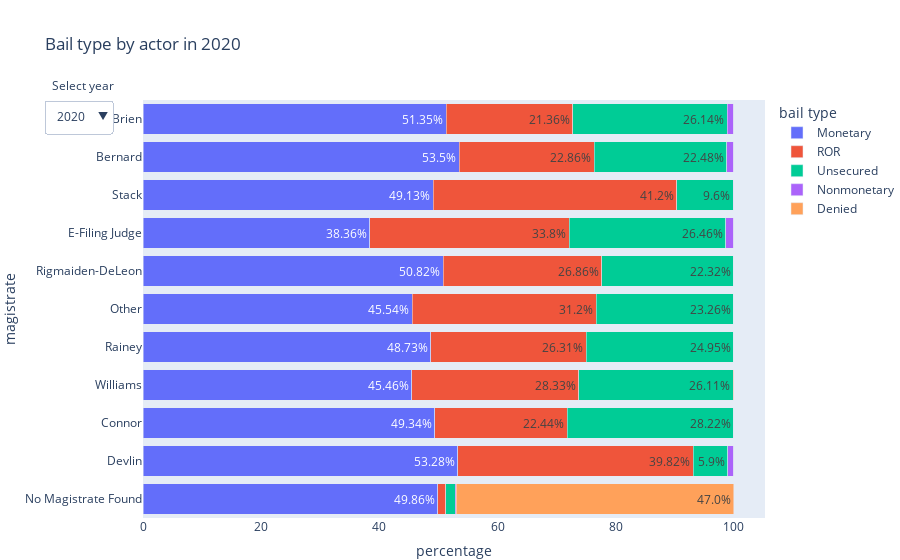

The cell this chart's notebook holds for it:
### Code cell
# Initialize figure
fig = go.Figure()

##### add traces for 2020
for i in range(5):
    
    # text
    text = [str(item)+"%"  if item > 5 else "" for item in data_2020[i]]
    
    # hover text
    # include monetary bail
    if i == 0: 
        hovertext = ["name: " + name + "<br>"
                 + "percentage: " + str(perct) + "%" + "<br>"
                 + "case count: " + str(case) + " / " + str(total) + "<br>"
                 + "total monetary bail amount set: " + str(amount) 
                 for name, perct, case, total, amount in zip(names_2020, data_2020[i], count_2020[i], total_2020, bail_set_2020)]
    else:
        hovertext = ["name: " + name + "<br>"
                 + "percentage: " + str(perct) + "%" + "<br>"
                 + "case count: " + str(case) + " / " + str(total)
                 for name, perct, case, total in zip(names_2020, data_2020[i], count_2020[i], total_2020)]
        
    fig.add_trace(go.Bar(
        y = names_2020,
        x = data_2020[i],
        text = text,
        textposition = "inside",
        name = bail_type[i],
        hoverinfo = 'text',
        hovertext = hovertext,
        orientation = 'h'))
    
##### add traces for 2021
for i in range(5):
    
    # text
    text = [str(item)+"%"  if item > 5 else "" for item in data_2021[i]]
    
    # hover text
    # include monetary bail
    if i == 0: 
        hovertext = ["name: " + name + "<br>"
                 + "percentage: " + str(perct) + "%" + "<br>"
                 + "case count: " + str(case) + " / " + str(total) + "<br>"
                 + "total monetary bail amount set: " + str(amount) 
                 for name, perct, case, total, amount in zip(names_2021, data_2021[i], count_2021[i], total_2021, bail_set_2021)]
    else:
        hovertext = ["name: " + name + "<br>"
                 + "percentage: " + str(perct) + "%" + "<br>"
                 + "case count: " + str(case) + " / " + str(total)
                 for name, perct, case, total in zip(names_2021, data_2021[i], count_2021[i], total_2021)]
        
    fig.add_trace(go.Bar(
        y = names_2021,
        x = data_2021[i],
        text = text,
        textposition = "inside",
        name = bail_type[i],
        hoverinfo = 'text',
        hovertext = hovertext,
        orientation = 'h',
        visible = False # hide in initial plot
        ))

fig.update_layout(barmode='stack',
                 legend = {'traceorder': 'normal'},
                 xaxis_title="percentage",
                 yaxis_title="magistrate",
                 legend_title="bail type")
    
# update
fig.update_layout(
    updatemenus=[
        dict(
            active=0,
            buttons=list([
                dict(label="2020",
                     method="update",
                     args=[{"visible": [True, True, True, True, True, False, False, False, False, False]},
                           {"title": "Bail type by actor in 2020"}]),
                dict(label="2021",
                     method="update",
                     args=[{"visible": [False, False, False, False, False, True, True, True, True, True]},
                           {"title": "Bail type by actor in 2021"}])
            ]),
        )
        
    ])


fig.update_layout(
    annotations=[
        dict(text="Select year", x=-0.15, xref="paper", y=1.06, yref="paper",
                             align="left", showarrow=False)
    ])

# Update plot sizing
fig.update_layout(
    margin=dict(t=100, b=0, l=0, r=0),
    title = "Bail type by actor in 2020"
)


fig.show()

### Figure 1 — Plotly figure (JSON) as saved in the notebook; plotly's stock layout.template omitted (floating-point values rounded to 4 significant figures)
{"data": [{"hoverinfo": "text", "hovertext": ["name: No Magistrate Found<br>percentage: 49.86%<br>case count: 366 / 734<br>total monetary bail amount set: $60,819", "name: Devlin<br>percentage: 53.28%<br>case count: 479 / 899<br>total monetary bail amount set: $50,214", "name: Connor<br>percentage: 49.34%<br>case count: 486 / 985<br>total monetary bail amount set: $93,792", "name: Williams<br>percentage: 45.46%<br>case count: 451 / 992<br>total monetary bail amount set: $43,290", "name: Rainey<br>percentage: 48.73%<br>case count: 539 / 1106<br>total monetary bail amount set: $57,307", "name: Other<br>percentage: 45.54%<br>case count: 556 / 1221<br>total monetary bail amount set: $nan", "name: Rigmaiden-DeLeon<br>percentage: 50.82%<br>case count: 895 / 1761<br>total monetary bail amount set: $96,682", "name: E-Filing Judge<br>percentage: 38.36%<br>case count: 1338 / 3488<br>total monetary bail amount set: $151,629", "name: Stack<br>percentage: 49.13%<br>case count: 1996 / 4063<br>total monetary bail amount set: $178,375", "name: Bernard<br>percentage: 53.5%<br>case count: 2385 / 4458<br>total monetary bail amount set: $503,404", "name: O'Brien<br>percentage: 51.35%<br>case count: 2320 / 4518<br>total monetary bail amount set: $264,058"], "name": "Monetary", "orientation": "h", "text": ["49.86%", "53.28%", "49.34%", "45.46%", "48.73%", "45.54%", "50.82%", "38.36%", "49.13%", "53.5%", "51.35%"], "textposition": "inside", "type": "bar", "x": [49.86, 53.28, 49.34, 45.46, 48.73, 45.54, 50.82, 38.36, 49.13, 53.5, 51.35], "y": ["No Magistrate Found", "Devlin", "Connor", "Williams", "Rainey", "Other", "Rigmaiden-DeLeon", "E-Filing Judge", "Stack", "Bernard", "O'Brien"]}, {"hoverinfo": "text", "hovertext": ["name: No Magistrate Found<br>percentage: 1.36%<br>case count: 10 / 734", "name: Devlin<br>percentage: 39.82%<br>case count: 358 / 899", "name: Connor<br>percentage: 22.44%<br>case count: 221 / 985", "name: Williams<br>percentage: 28.33%<br>case count: 281 / 992", "name: Rainey<br>percentage: 26.31%<br>case count: 291 / 1106", "name: Other<br>percentage: 31.2%<br>case count: 381 / 1221", "name: Rigmaiden-DeLeon<br>percentage: 26.86%<br>case count: 473 / 1761", "name: E-Filing Judge<br>percentage: 33.8%<br>case count: 1179 / 3488", "name: Stack<br>percentage: 41.2%<br>case count: 1674 / 4063", "name: Bernard<br>percentage: 22.86%<br>case count: 1019 / 4458", "name: O'Brien<br>percentage: 21.36%<br>case count: 965 / 4518"], "name": "ROR", "orientation": "h", "text": ["", "39.82%", "22.44%", "28.33%", "26.31%", "31.2%", "26.86%", "33.8%", "41.2%", "22.86%", "21.36%"], "textposition": "inside", "type": "bar", "x": [1.36, 39.82, 22.44, 28.33, 26.31, 31.2, 26.86, 33.8, 41.2, 22.86, 21.36], "y": ["No Magistrate Found", "Devlin", "Connor", "Williams", "Rainey", "Other", "Rigmaiden-DeLeon", "E-Filing Judge", "Stack", "Bernard", "O'Brien"]}, {"hoverinfo": "text", "hovertext": ["name: No Magistrate Found<br>percentage: 1.63%<br>case count: 12 / 734", "name: Devlin<br>percentage: 5.9%<br>case count: 53 / 899", "name: Connor<br>percentage: 28.22%<br>case count: 278 / 985", "name: Williams<br>percentage: 26.11%<br>case count: 259 / 992", "name: Rainey<br>percentage: 24.95%<br>case count: 276 / 1106", "name: Other<br>percentage: 23.26%<br>case count: 284 / 1221", "name: Rigmaiden-DeLeon<br>percentage: 22.32%<br>case count: 393 / 1761", "name: E-Filing Judge<br>percentage: 26.46%<br>case count: 923 / 3488", "name: Stack<br>percentage: 9.6%<br>case count: 390 / 4063", "name: Bernard<br>percentage: 22.48%<br>case count: 1002 / 4458", "name: O'Brien<br>percentage: 26.14%<br>case count: 1181 / 4518"], "name": "Unsecured", "orientation": "h", "text": ["", "5.9%", "28.22%", "26.11%", "24.95%", "23.26%", "22.32%", "26.46%", "9.6%", "22.48%", "26.14%"], "textposition": "inside", "type": "bar", "x": [1.63, 5.9, 28.22, 26.11, 24.95, 23.26, 22.32, 26.46, 9.6, 22.48, 26.14], "y": ["No Magistrate Found", "Devlin", "Connor", "Williams", "Rainey", "Other", "Rigmaiden-DeLeon", "E-Filing Judge", "Stack", "Bernard", "O'Brien"]}, {"hoverinfo": "text", "hovertext": ["name: No Magistrate Found<br>percentage: 0.14%<br>case count: 1 / 734", "name: Devlin<br>percentage: 1.0%<br>case count: 9 / 899", "name: Connor<br>percentage: 0.0%<br>case count: 0 / 985", "name: Williams<br>percentage: 0.0%<br>case count: 0 / 992", "name: Rainey<br>percentage: 0.0%<br>case count: 0 / 1106", "name: Other<br>percentage: 0.0%<br>case count: 0 / 1221", "name: Rigmaiden-DeLeon<br>percentage: 0.0%<br>case count: 0 / 1761", "name: E-Filing Judge<br>percentage: 1.38%<br>case count: 48 / 3488", "name: Stack<br>percentage: 0.07%<br>case count: 3 / 4063", "name: Bernard<br>percentage: 1.17%<br>case count: 52 / 4458", "name: O'Brien<br>percentage: 1.15%<br>case count: 52 / 4518"], "name": "Nonmonetary", "orientation": "h", "text": ["", "", "", "", "", "", "", "", "", "", ""], "textposition": "inside", "type": "bar", "x": [0.14, 1, 0, 0, 0, 0, 0, 1.38, 0.07, 1.17, 1.15], "y": ["No Magistrate Found", "Devlin", "Connor", "Williams", "Rainey", "Other", "Rigmaiden-DeLeon", "E-Filing Judge", "Stack", "Bernard", "O'Brien"]}, {"hoverinfo": "text", "hovertext": ["name: No Magistrate Found<br>percentage: 47.0%<br>case count: 345 / 734", "name: Devlin<br>percentage: 0.0%<br>case count: 0 / 899", "name: Connor<br>percentage: 0.0%<br>case count: 0 / 985", "name: Williams<br>percentage: 0.1%<br>case count: 1 / 992", "name: Rainey<br>percentage: 0.0%<br>case count: 0 / 1106", "name: Other<br>percentage: 0.0%<br>case count: 0 / 1221", "name: Rigmaiden-DeLeon<br>percentage: 0.0%<br>case count: 0 / 1761", "name: E-Filing Judge<br>percentage: 0.0%<br>case count: 0 / 3488", "name: Stack<br>percentage: 0.0%<br>case count: 0 / 4063", "name: Bernard<br>percentage: 0.0%<br>case count: 0 / 4458", "name: O'Brien<br>percentage: 0.0%<br>case count: 0 / 4518"], "name": "Denied", "orientation": "h", "text": ["47.0%", "", "", "", "", "", "", "", "", "", ""], "textposition": "inside", "type": "bar", "x": [47, 0, 0, 0.1, 0, 0, 0, 0, 0, 0, 0], "y": ["No Magistrate Found", "Devlin", "Connor", "Williams", "Rainey", "Other", "Rigmaiden-DeLeon", "E-Filing Judge", "Stack", "Bernard", "O'Brien"]}, {"hoverinfo": "text", "hovertext": ["name: E-Filing Judge<br>percentage: 100.0%<br>case count: 1 / 1<br>total monetary bail amount set: $0", "name: Caudo<br>percentage: 55.0%<br>case count: 11 / 20<br>total monetary bail amount set: $2,760", "name: No Magistrate Found<br>percentage: 0.85%<br>case count: 1 / 117<br>total monetary bail amount set: $12", "name: Williams<br>percentage: 60.47%<br>case count: 231 / 382<br>total monetary bail amount set: $27,260", "name: O'Brien<br>percentage: 55.26%<br>case count: 268 / 485<br>total monetary bail amount set: $38,876", "name: Bernard<br>percentage: 64.2%<br>case count: 590 / 919<br>total monetary bail amount set: $152,485", "name: Rigmaiden-DeLeon<br>percentage: 50.98%<br>case count: 492 / 965<br>total monetary bail amount set: $48,602", "name: Connor<br>percentage: 47.95%<br>case count: 467 / 974<br>total monetary bail amount set: $113,516", "name: Rainey<br>percentage: 49.81%<br>case count: 514 / 1032<br>total monetary bail amount set: $83,153", "name: Stack<br>percentage: 60.78%<br>case count: 682 / 1122<br>total monetary bail amount set: $69,622"], "name": "Monetary", "orientation": "h", "text": ["100.0%", "55.0%", "", "60.47%", "55.26%", "64.2%", "50.98%", "47.95%", "49.81%", "60.78%"], "textposition": "inside", "type": "bar", "visible": false, "x": [100, 55, 0.85, 60.47, 55.26, 64.2, 50.98, 47.95, 49.81, 60.78], "y": ["E-Filing Judge", "Caudo", "No Magistrate Found", "Williams", "O'Brien", "Bernard", "Rigmaiden-DeLeon", "Connor", "Rainey", "Stack"]}, {"hoverinfo": "text", "hovertext": ["name: E-Filing Judge<br>percentage: 0.0%<br>case count: 0 / 1", "name: Caudo<br>percentage: 10.0%<br>case count: 2 / 20", "name: No Magistrate Found<br>percentage: 0.0%<br>case count: 0 / 117", "name: Williams<br>percentage: 18.85%<br>case count: 72 / 382", "name: O'Brien<br>percentage: 16.08%<br>case count: 78 / 485", "name: Bernard<br>percentage: 14.58%<br>case count: 134 / 919", "name: Rigmaiden-DeLeon<br>percentage: 24.56%<br>case count: 237 / 965", "name: Connor<br>percentage: 23.92%<br>case count: 233 / 974", "name: Rainey<br>percentage: 27.52%<br>case count: 284 / 1032", "name: Stack<br>percentage: 34.67%<br>case count: 389 / 1122"], "name": "ROR", "orientation": "h", "text": ["", "10.0%", "", "18.85%", "16.08%", "14.58%", "24.56%", "23.92%", "27.52%", "34.67%"], "textposition": "inside", "type": "bar", "visible": false, "x": [0, 10, 0, 18.85, 16.08, 14.58, 24.56, 23.92, 27.52, 34.67], "y": ["E-Filing Judge", "Caudo", "No Magistrate Found", "Williams", "O'Brien", "Bernard", "Rigmaiden-DeLeon", "Connor", "Rainey", "Stack"]}, {"hoverinfo": "text", "hovertext": ["name: E-Filing Judge<br>percentage: 0.0%<br>case count: 0 / 1", "name: Caudo<br>percentage: 35.0%<br>case count: 7 / 20", "name: No Magistrate Found<br>percentage: 0.0%<br>case count: 0 / 117", "name: Williams<br>percentage: 20.68%<br>case count: 79 / 382", "name: O'Brien<br>percentage: 28.45%<br>case count: 138 / 485", "name: Bernard<br>percentage: 21.22%<br>case count: 195 / 919", "name: Rigmaiden-DeLeon<br>percentage: 24.46%<br>case count: 236 / 965", "name: Connor<br>percentage: 28.13%<br>case count: 274 / 974", "name: Rainey<br>percentage: 22.67%<br>case count: 234 / 1032", "name: Stack<br>percentage: 4.55%<br>case count: 51 / 1122"], "name": "Unsecured", "orientation": "h", "text": ["", "35.0%", "", "20.68%", "28.45%", "21.22%", "24.46%", "28.13%", "22.67%", ""], "textposition": "inside", "type": "bar", "visible": false, "x": [0, 35, 0, 20.68, 28.45, 21.22, 24.46, 28.13, 22.67, 4.55], "y": ["E-Filing Judge", "Caudo", "No Magistrate Found", "Williams", "O'Brien", "Bernard", "Rigmaiden-DeLeon", "Connor", "Rainey", "Stack"]}, {"hoverinfo": "text", "hovertext": ["name: E-Filing Judge<br>percentage: 0.0%<br>case count: 0 / 1", "name: Caudo<br>percentage: 0.0%<br>case count: 0 / 20", "name: No Magistrate Found<br>percentage: 0.0%<br>case count: 0 / 117", "name: Williams<br>percentage: 0.0%<br>case count: 0 / 382", "name: O'Brien<br>percentage: 0.21%<br>case count: 1 / 485", "name: Bernard<br>percentage: 0.0%<br>case count: 0 / 919", "name: Rigmaiden-DeLeon<br>percentage: 0.0%<br>case count: 0 / 965", "name: Connor<br>percentage: 0.0%<br>case count: 0 / 974", "name: Rainey<br>percentage: 0.0%<br>case count: 0 / 1032", "name: Stack<br>percentage: 0.0%<br>case count: 0 / 1122"], "name": "Nonmonetary", "orientation": "h", "text": ["", "", "", "", "", "", "", "", "", ""], "textposition": "inside", "type": "bar", "visible": false, "x": [0, 0, 0, 0, 0.21, 0, 0, 0, 0, 0], "y": ["E-Filing Judge", "Caudo", "No Magistrate Found", "Williams", "O'Brien", "Bernard", "Rigmaiden-DeLeon", "Connor", "Rainey", "Stack"]}, {"hoverinfo": "text", "hovertext": ["name: E-Filing Judge<br>percentage: 0.0%<br>case count: 0 / 1", "name: Caudo<br>percentage: 0.0%<br>case count: 0 / 20", "name: No Magistrate Found<br>percentage: 99.15%<br>case count: 116 / 117", "name: Williams<br>percentage: 0.0%<br>case count: 0 / 382", "name: O'Brien<br>percentage: 0.0%<br>case count: 0 / 485", "name: Bernard<br>percentage: 0.0%<br>case count: 0 / 919", "name: Rigmaiden-DeLeon<br>percentage: 0.0%<br>case count: 0 / 965", "name: Connor<br>percentage: 0.0%<br>case count: 0 / 974", "name: Rainey<br>percentage: 0.0%<br>case count: 0 / 1032", "name: Stack<br>percentage: 0.0%<br>case count: 0 / 1122"], "name": "Denied", "orientation": "h", "text": ["", "", "99.15%", "", "", "", "", "", "", ""], "textposition": "inside", "type": "bar", "visible": false, "x": [0, 0, 99.15, 0, 0, 0, 0, 0, 0, 0], "y": ["E-Filing Judge", "Caudo", "No Magistrate Found", "Williams", "O'Brien", "Bernard", "Rigmaiden-DeLeon", "Connor", "Rainey", "Stack"]}], "layout": {"annotations": [{"align": "left", "showarrow": false, "text": "Select year", "x": -0.15, "xref": "paper", "y": 1.06, "yref": "paper"}], "barmode": "stack", "legend": {"title": {"text": "bail type"}, "traceorder": "normal"}, "margin": {"b": 0, "l": 0, "r": 0, "t": 100}, "title": {"text": "Bail type by actor in 2020"}, "updatemenus": [{"active": 0, "buttons": [{"args": [{"visible": [true, true, true, true, true, false, false, false, false, false]}, {"title": "Bail type by actor in 2020"}], "label": "2020", "method": "update"}, {"args": [{"visible": [false, false, false, false, false, true, true, true, true, true]}, {"title": "Bail type by actor in 2021"}], "label": "2021", "method": "update"}]}], "xaxis": {"title": {"text": "percentage"}}, "yaxis": {"title": {"text": "magistrate"}}}}
